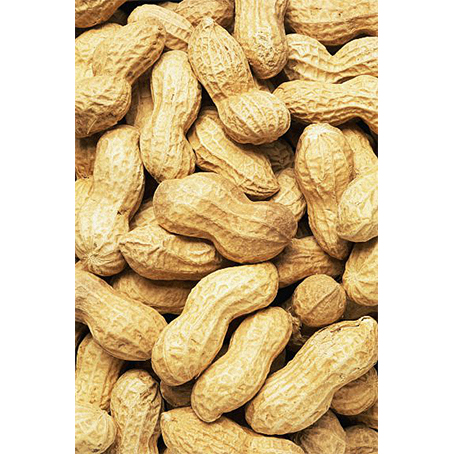
#> input picture works/6.4/Part1/pics/peanut (1).jpg, 454 x 454 px; its folder holds 4 pictures in this run
$ python Task1.py
#> lines starting #> are read from the running program, lines starting #| are printed output that depends on the picture
from PIL import Image
import os

# 文件夹路径
folder_path = 'pics'

# 获取文件夹内所有图像文件
image_files = [f for f in os.listdir(folder_path) if not f.startswith(('_')) and f.endswith(('.jpg', '.jpeg', '.png'))]

# 循环处理每个图像文件
for file_name in image_files:

    image_path = os.path.join(folder_path, file_name)

    # 打开图像文件
    image = Image.open(image_path)
#> image is the input picture: PIL image 454x454 RGB; mean R, G, B 215.3, 193.3, 154.1

    # 创建一个新的带有蓝色背景的图像
    new_image = Image.new('RGBA', image.size, (0, 0, 255, 255))
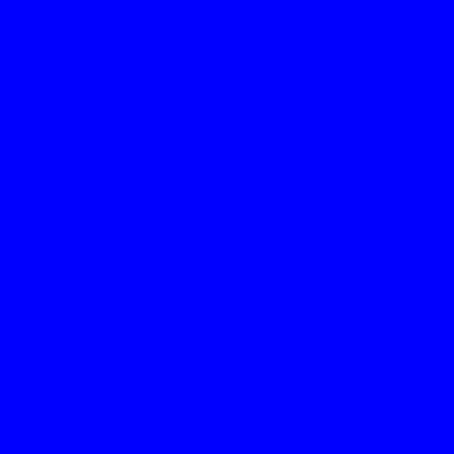
#> new_image: PIL image 454x454 RGBA; mean R, G, B, A 0, 0, 255, 255
    new_image.paste(image.convert('RGBA'), (0, 0), image.convert('RGBA'))

    # 旋转图像
    rotated_image = new_image.rotate(5, expand=True)
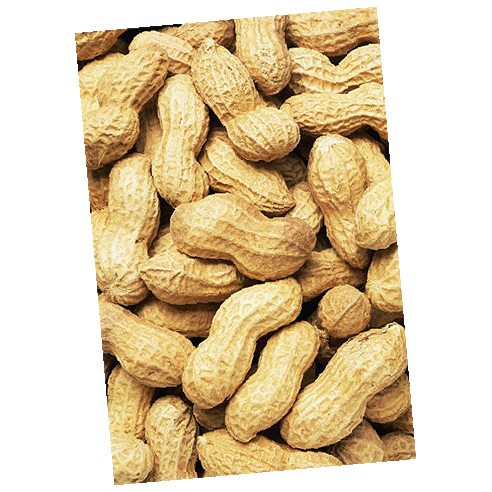
#> rotated_image: PIL image 492x492 RGBA; mean R, G, B, A 183.3, 164.6, 131.2, 217.1; transparent parts drawn white

    # 保存处理后的图像
    new_file_name = '_' + file_name
    new_file_path = os.path.join(folder_path, new_file_name)
    rotated_image.save(new_file_path, format='PNG')
#> pass 2 of the loop `for file_name in image_files:`:
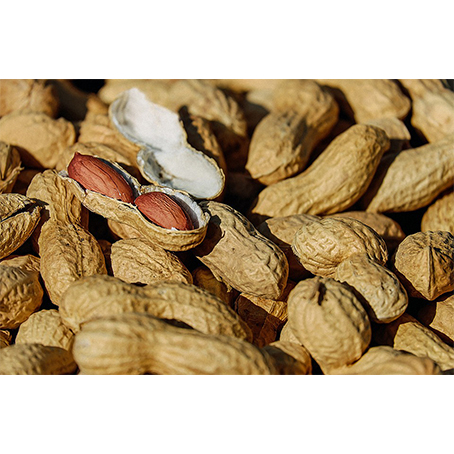
#> input picture works/6.4/Part1/pics/peanut (11).jpg, 454 x 454 px
#> image is the input picture: PIL image 454x454 RGB; mean R, G, B 185.6, 165, 134.3
#> `rotated_image = new_image.rotate(5, expand=True)`:
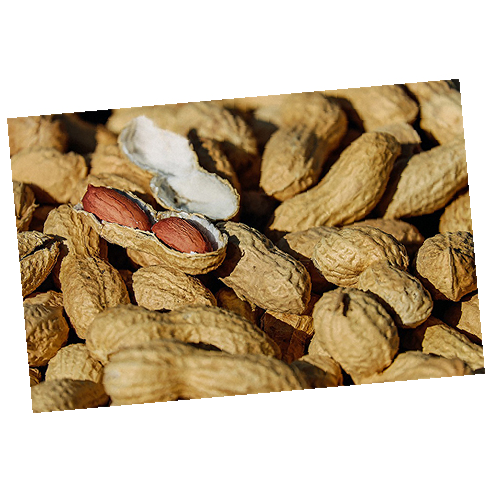
#> rotated_image: PIL image 492x492 RGBA; mean R, G, B, A 158.1, 140.5, 114.3, 217.1; transparent parts drawn white
#> pass 3 of the loop `for file_name in image_files:`:
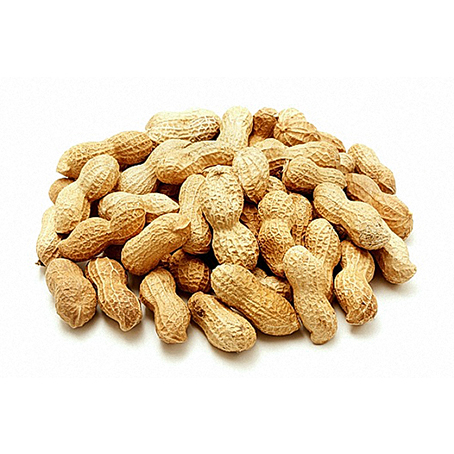
#> input picture works/6.4/Part1/pics/peanut (13).jpg, 454 x 454 px
#> image is the input picture: PIL image 454x454 RGB; mean R, G, B 232.5, 218.4, 197.5
#> `rotated_image = new_image.rotate(5, expand=True)`:
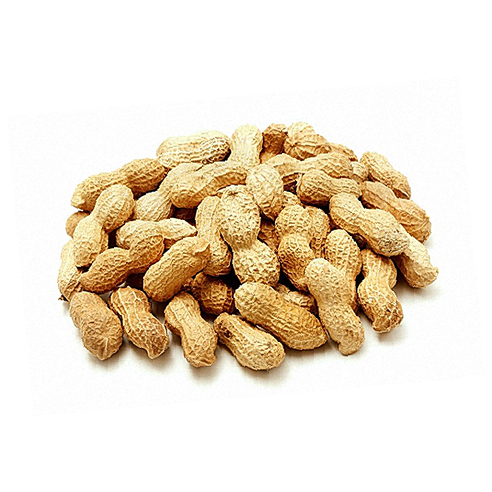
#> rotated_image: PIL image 492x492 RGBA; mean R, G, B, A 197.9, 186, 168.2, 217.1; transparent parts drawn white

rotated_image_files = [f for f in os.listdir(folder_path) if f.startswith(('_')) and f.endswith(('.jpg', '.jpeg', '.png'))]

for file_name in rotated_image_files:

    image_path = os.path.join(folder_path, file_name)

    # 打开图像文件
    image = Image.open(image_path)
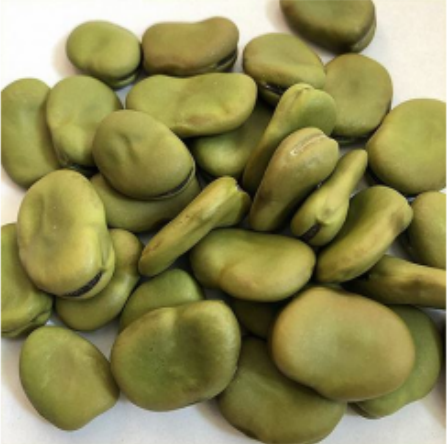
#> input picture works/6.4/Part1/pics/_.png, 447 x 444 px
#> image is the input picture: PIL image 447x444 RGBA; mean R, G, B, A 142.9, 138.3, 84.9, 255

    # 创建一个新的带有蓝色背景的图像
    new_image = Image.new('RGBA', image.size, (0, 0, 255, 255))
#> new_image: PIL image 447x444 RGBA
    new_image.paste(image.convert('RGBA'), (0, 0), image.convert('RGBA'))

    # 保存处理后的图像
    new_file_name = 'output' + file_name
    new_file_path = os.path.join(folder_path, new_file_name)
    new_image.save(new_file_path, format='PNG')
    os.remove(image_path)
